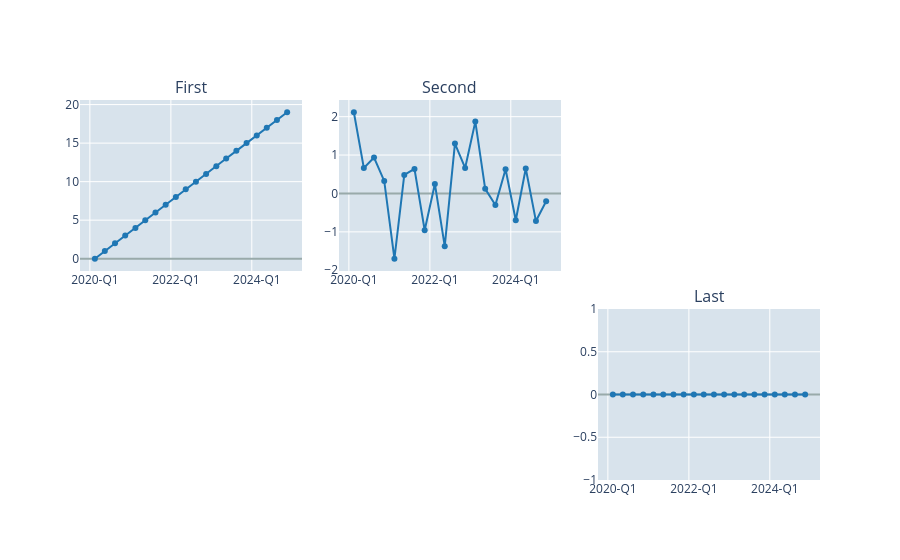

Notebook source saved alongside this figure:
### Markdown cell above
## Create a grid of charts

### Code cell
rows_columns = (2, 3)
fig = ir.make_subplots(rows_columns, )

db["x"].plot(figure=fig, subplot=0, subplot_title="First", show_figure=False, )
db["y"].plot(figure=fig, subplot=1, subplot_title="Second", show_figure=False, )
db["z"].plot(figure=fig, subplot=-1, subplot_title="Last", show_figure=False, )

fig.show()

### Figure 1 — Plotly figure (JSON) as saved in the notebook; plotly's stock layout.template omitted (floating-point values rounded to 4 significant figures)
{"data": [{"customdata": [0], "line": {"color": "#1f77b4"}, "mode": "lines+markers", "showlegend": false, "type": "scatter", "x": ["2020-02-15", "2020-05-15", "2020-08-15", "2020-11-15", "2021-02-15", "2021-05-15", "2021-08-15", "2021-11-15", "2022-02-15", "2022-05-15", "2022-08-15", "2022-11-15", "2023-02-15", "2023-05-15", "2023-08-15", "2023-11-15", "2024-02-15", "2024-05-15", "2024-08-15", "2024-11-15"], "xaxis": "x", "xhoverformat": "%Y-Q%q", "y": [0, 1, 2, 3, 4, 5, 6, 7, 8, 9, 10, 11, 12, 13, 14, 15, 16, 17, 18, 19], "yaxis": "y"}, {"customdata": [1], "line": {"color": "#1f77b4"}, "mode": "lines+markers", "showlegend": false, "type": "scatter", "x": ["2020-02-15", "2020-05-15", "2020-08-15", "2020-11-15", "2021-02-15", "2021-05-15", "2021-08-15", "2021-11-15", "2022-02-15", "2022-05-15", "2022-08-15", "2022-11-15", "2023-02-15", "2023-05-15", "2023-08-15", "2023-11-15", "2024-02-15", "2024-05-15", "2024-08-15", "2024-11-15"], "xaxis": "x2", "xhoverformat": "%Y-Q%q", "y": [2.114, 0.6649, 0.9362, 0.3252, -1.699, 0.4827, 0.6389, -0.9578, 0.2479, -1.373, 1.298, 0.6643, 1.872, 0.1197, -0.2989, 0.6311, -0.6978, 0.6485, -0.7194, -0.2045], "yaxis": "y2"}, {"customdata": [2], "line": {"color": "#1f77b4"}, "mode": "lines+markers", "showlegend": false, "type": "scatter", "x": ["2020-02-15", "2020-05-15", "2020-08-15", "2020-11-15", "2021-02-15", "2021-05-15", "2021-08-15", "2021-11-15", "2022-02-15", "2022-05-15", "2022-08-15", "2022-11-15", "2023-02-15", "2023-05-15", "2023-08-15", "2023-11-15", "2024-02-15", "2024-05-15", "2024-08-15", "2024-11-15"], "xaxis": "x6", "xhoverformat": "%Y-Q%q", "y": [0, 0, 0, 0, 0, 0, 0, 0, 0, 0, 0, 0, 0, 0, 0, 0, 0, 0, 0, 0], "yaxis": "y6"}], "layout": {"annotations": [{"font": {"size": 16}, "showarrow": false, "text": "First", "x": 0.15, "xanchor": "center", "xref": "paper", "y": 1, "yanchor": "bottom", "yref": "paper"}, {"font": {"size": 16}, "showarrow": false, "text": "Second", "x": 0.5, "xanchor": "center", "xref": "paper", "y": 1, "yanchor": "bottom", "yref": "paper"}, {"font": {"size": 16}, "showarrow": false, "text": " ", "x": 0.85, "xanchor": "center", "xref": "paper", "y": 1, "yanchor": "bottom", "yref": "paper"}, {"font": {"size": 16}, "showarrow": false, "text": " ", "x": 0.15, "xanchor": "center", "xref": "paper", "y": 0.45, "yanchor": "bottom", "yref": "paper"}, {"font": {"size": 16}, "showarrow": false, "text": " ", "x": 0.5, "xanchor": "center", "xref": "paper", "y": 0.45, "yanchor": "bottom", "yref": "paper"}, {"font": {"size": 16}, "showarrow": false, "text": "Last", "x": 0.85, "xanchor": "center", "xref": "paper", "y": 0.45, "yanchor": "bottom", "yref": "paper"}], "hovermode": "x", "legend": {"orientation": "h", "x": 0.5, "xanchor": "center", "xref": "paper", "y": 0.02, "yanchor": "bottom", "yref": "container"}, "modebar": {"add": "hovercompare"}, "plot_bgcolor": "#D8E3EC", "title": {"x": 0.5, "xanchor": "center", "xref": "paper", "y": 0.98, "yanchor": "top", "yref": "container"}, "xaxis": {"anchor": "y", "domain": [0, 0.3], "showticklabels": true, "tickformat": "%Y-Q%q", "ticklabelmode": "period", "type": "date"}, "xaxis2": {"anchor": "y2", "domain": [0.35, 0.65], "showticklabels": true, "tickformat": "%Y-Q%q", "ticklabelmode": "period", "type": "date"}, "xaxis3": {"anchor": "y3", "domain": [0.7, 1]}, "xaxis4": {"anchor": "y4", "domain": [0, 0.3]}, "xaxis5": {"anchor": "y5", "domain": [0.35, 0.65]}, "xaxis6": {"anchor": "y6", "domain": [0.7, 1], "showticklabels": true, "tickformat": "%Y-Q%q", "ticklabelmode": "period", "type": "date"}, "yaxis": {"anchor": "x", "domain": [0.55, 1], "zeroline": true, "zerolinecolor": "#9aa"}, "yaxis2": {"anchor": "x2", "domain": [0.55, 1], "zeroline": true, "zerolinecolor": "#9aa"}, "yaxis3": {"anchor": "x3", "domain": [0.55, 1]}, "yaxis4": {"anchor": "x4", "domain": [0, 0.45]}, "yaxis5": {"anchor": "x5", "domain": [0, 0.45]}, "yaxis6": {"anchor": "x6", "domain": [0, 0.45], "zeroline": true, "zerolinecolor": "#9aa"}}}
